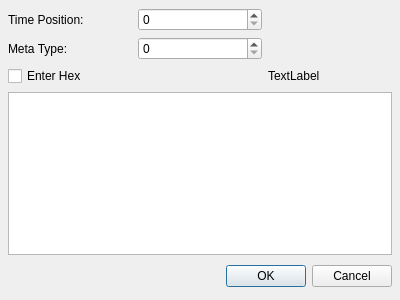
<ui version="4.0" >
 <author></author>
 <comment></comment>
 <exportmacro></exportmacro>
 <class>EditMetaDialogBase</class>
 <widget class="QDialog" name="EditMetaDialogBase" >
  <property name="geometry" >
   <rect>
    <x>0</x>
    <y>0</y>
    <width>400</width>
    <height>300</height>
   </rect>
  </property>
  <property name="windowTitle" >
   <string>Dialog</string>
  </property>
  <layout class="QGridLayout" >
   <property name="margin" >
    <number>8</number>
   </property>
   <property name="spacing" >
    <number>6</number>
   </property>
   <item row="3" column="0" colspan="3" >
    <widget class="QTextEdit" name="textEdit" />
   </item>
   <item row="4" column="0" colspan="3" >
    <layout class="QHBoxLayout" >
     <property name="margin" >
      <number>0</number>
     </property>
     <property name="spacing" >
      <number>6</number>
     </property>
     <item>
      <spacer>
       <property name="orientation" >
        <enum>Qt::Horizontal</enum>
       </property>
       <property name="sizeHint" >
        <size>
         <width>131</width>
         <height>31</height>
        </size>
       </property>
      </spacer>
     </item>
     <item>
      <widget class="QPushButton" name="okButton" >
       <property name="text" >
        <string>OK</string>
       </property>
      </widget>
     </item>
     <item>
      <widget class="QPushButton" name="cancelButton" >
       <property name="text" >
        <string>Cancel</string>
       </property>
      </widget>
     </item>
    </layout>
   </item>
   <item row="0" column="1" >
    <widget class="QSpinBox" name="spinBox" />
   </item>
   <item row="1" column="1" >
    <widget class="QSpinBox" name="spinBox_2" />
   </item>
   <item row="2" column="0" colspan="2" >
    <widget class="QCheckBox" name="checkBox" >
     <property name="text" >
      <string>Enter Hex</string>
     </property>
    </widget>
   </item>
   <item row="1" column="0" >
    <widget class="QLabel" name="label_2" >
     <property name="text" >
      <string>Meta Type:</string>
     </property>
    </widget>
   </item>
   <item row="0" column="0" >
    <widget class="QLabel" name="label" >
     <property name="text" >
      <string>Time Position:</string>
     </property>
    </widget>
   </item>
   <item row="2" column="2" >
    <widget class="QLabel" name="label_3" >
     <property name="text" >
      <string>TextLabel</string>
     </property>
    </widget>
   </item>
  </layout>
 </widget>
 <pixmapfunction></pixmapfunction>
 <resources/>
 <connections>
  <connection>
   <sender>okButton</sender>
   <signal>clicked()</signal>
   <receiver>EditMetaDialogBase</receiver>
   <slot>accept()</slot>
   <hints>
    <hint type="sourcelabel" >
     <x>278</x>
     <y>253</y>
    </hint>
    <hint type="destinationlabel" >
     <x>96</x>
     <y>254</y>
    </hint>
   </hints>
  </connection>
  <connection>
   <sender>cancelButton</sender>
   <signal>clicked()</signal>
   <receiver>EditMetaDialogBase</receiver>
   <slot>reject()</slot>
   <hints>
    <hint type="sourcelabel" >
     <x>369</x>
     <y>253</y>
    </hint>
    <hint type="destinationlabel" >
     <x>179</x>
     <y>282</y>
    </hint>
   </hints>
  </connection>
 </connections>
</ui>
